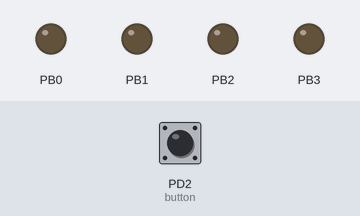
Recording of a program running on a simulated ATmega328P, built with avr-gcc and emulated at 16 MHz. On the bench: output pins drawn as LEDs (lit = HIGH). Inputs (shaded band) come from the test bench; at power-on: PD2 (button) HIGH.

Above: at 1.2 s.
1.3 s: PD2 (button) pulled LOW for 0.15 s
At 2.1 s:
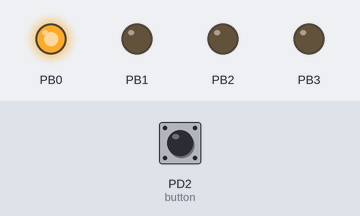
2.9 s: PD2 (button) pulled LOW for 1 s
At 3.3 s:
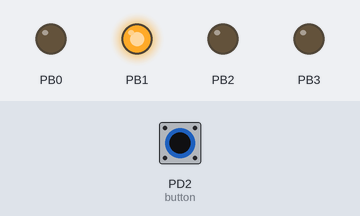
5.4 s: PD2 (button) pulled LOW for 0.15 s
At 6.4 s:
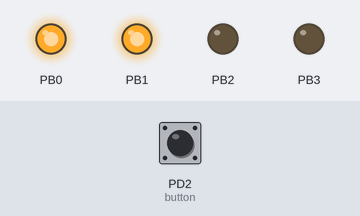
7.0 s: PD2 (button) pulled LOW for 3.2 s
At 7.6 s:
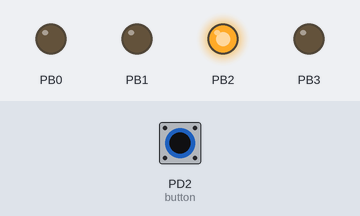
11.7 s: PD2 (button) pulled LOW for 0.15 s
At 12.4 s:
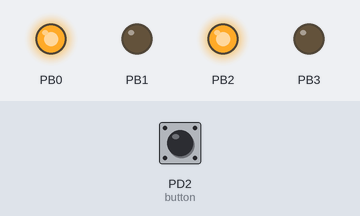
13.3 s: PD2 (button) pulled LOW for 1 s
At 13.6 s:
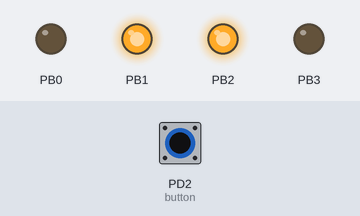
Timing chart, 0 to 16.3 s (numbered marks = the images above; inputs shaded):
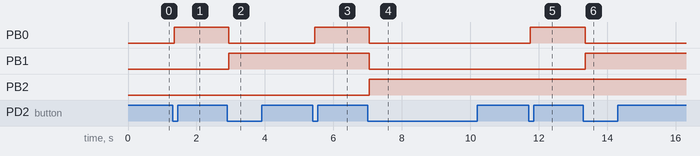

The program:

main.c
```c
/*
4. Objective: Write a program that uses four LEDs to display a 4-bit binary count triggered by a switch.
Requirements: Four LEDs must be connected to PORTB (Pins 0 through 3) and a push-button must be connected to PORTD Pin 2. Every time the switch is pressed, the value displayed by the LEDs must increment by one in binary format (from 0000 to 1111). When the count reaches 15 (all LEDs ON), the next press must reset the counter back to 0. The program should use a dedicated function to update the LED states based on the current counter variable. Module 3: Timers
*/

#define F_CPU 16000000UL
#include <avr/io.h>
#include <util/delay.h>

// Function to display count on LEDs
void display(unsigned char count)
{
	PORTB = count & 0x0F;   // Show only lower 4 bits (PB0 PB3)
}

int main()
{
	DDRB = 0x0F;   // PB0 PB3 as output (4 LEDs)
	DDRD &= ~(1 << PD2);  // PD2 as input (button)

	PORTD |= (1 << PD2);  // Enable pull-up resistor

	unsigned char count = 0;

	display(count);   // Initial display = 0000

	while(1)
	{
		// Check button press (active LOW)
		if(!(PIND & (1 << PD2)))
		{
			_delay_ms(50);   // Debounce

			if(!(PIND & (1 << PD2)))  // Confirm press
			{
				count++;   // Increment

				if(count > 15)   // If exceeds 1111
				{
					count = 0;   // Reset
				}

				display(count);  // Update LEDs

				// Wait until button release
				while(!(PIND & (1 << PD2)));

				_delay_ms(50);   // Debounce release
			}
		}
	}
}
```

Measured:
- after the input at 1.3 s, PB0: LOW → HIGH after 0.05 s
- after the input at 2.9 s, PB0: HIGH → LOW after 0.05 s; PB1: LOW → HIGH after 0.05 s
- after the input at 5.4 s, PB0: LOW → HIGH after 0.05 s
- after the input at 7.0 s, PB0, PB1: HIGH → LOW after 0.05 s; PB2: LOW → HIGH after 0.05 s
- after the input at 11.7 s, PB0: LOW → HIGH after 0.05 s
- after the input at 13.3 s, PB0: HIGH → LOW after 0.05 s; PB1: LOW → HIGH after 0.05 s
